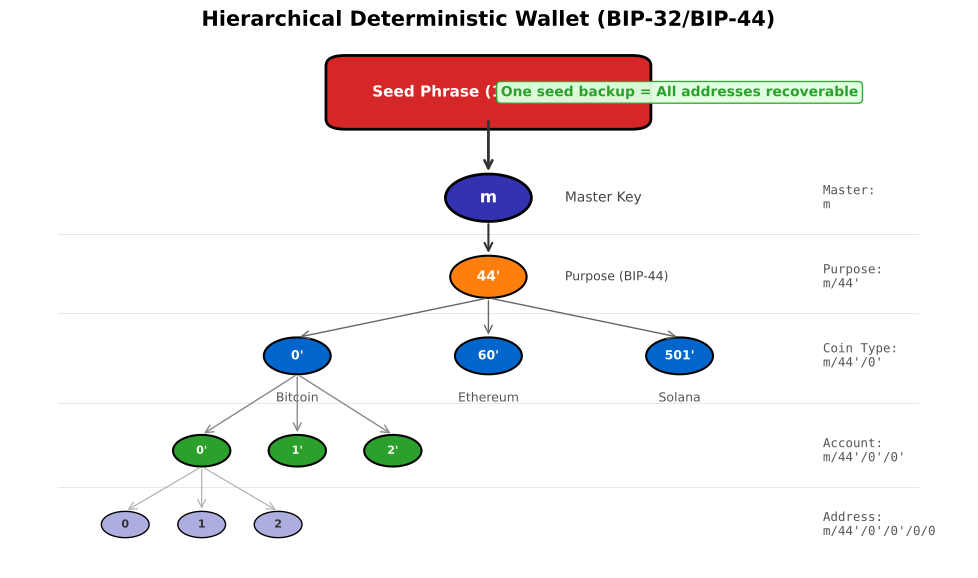

This chart was generated by the following Python code:
"""
Hierarchical Deterministic Wallet Structure
Shows the BIP-32 key derivation tree
"""

import matplotlib.pyplot as plt
import matplotlib.patches as patches
from matplotlib.patches import FancyBboxPatch, Circle
import numpy as np
from pathlib import Path

CHART_METADATA = {
    'title': 'HD Wallet Tree Structure',
    'url': 'https://github.com/Digital-AI-Finance/Blockchain_Crypto/tree/main/Module_A_Blockchain_Foundations/L05_Public_Key_Cryptography/charts/05_hd_wallet_tree'
}

plt.rcParams.update({
    'font.size': 14,
    'axes.labelsize': 14,
    'axes.titlesize': 16,
    'xtick.labelsize': 12,
    'ytick.labelsize': 12,
    'legend.fontsize': 12,
    'figure.figsize': (10, 6),
    'figure.dpi': 150
})

MLPURPLE = '#3333B2'
MLBLUE = '#0066CC'
MLORANGE = '#FF7F0E'
MLGREEN = '#2CA02C'
MLRED = '#D62728'
MLLAVENDER = '#ADADE0'

fig, ax = plt.subplots(figsize=(10, 6))

# Master seed at top
seed_box = FancyBboxPatch((0.35, 0.85), 0.30, 0.10,
                           boxstyle="round,pad=0.02", facecolor=MLRED,
                           edgecolor='black', linewidth=2)
ax.add_patch(seed_box)
ax.text(0.5, 0.90, 'Seed Phrase (12-24 words)', ha='center', va='center',
        fontsize=11, fontweight='bold', color='white')

# Master key
master_y = 0.70
ax.add_patch(Circle((0.5, master_y), 0.045, facecolor=MLPURPLE, edgecolor='black', linewidth=2))
ax.text(0.5, master_y, 'm', ha='center', va='center', fontsize=12, fontweight='bold', color='white')
ax.text(0.58, master_y, "Master Key", ha='left', va='center', fontsize=10, color='#444')

# Arrow from seed to master
ax.annotate('', xy=(0.5, master_y + 0.045), xytext=(0.5, 0.85),
            arrowprops=dict(arrowstyle='->', color='#333', lw=2))

# Purpose level (44')
purpose_y = 0.55
ax.add_patch(Circle((0.5, purpose_y), 0.04, facecolor=MLORANGE, edgecolor='black', linewidth=1.5))
ax.text(0.5, purpose_y, "44'", ha='center', va='center', fontsize=10, fontweight='bold', color='white')
ax.text(0.58, purpose_y, "Purpose (BIP-44)", ha='left', va='center', fontsize=9, color='#444')

ax.annotate('', xy=(0.5, purpose_y + 0.04), xytext=(0.5, master_y - 0.045),
            arrowprops=dict(arrowstyle='->', color='#333', lw=1.5))

# Coin type level
coin_y = 0.40
coin_positions = [0.30, 0.50, 0.70]
coin_labels = ["0'", "60'", "501'"]
coin_names = ['Bitcoin', 'Ethereum', 'Solana']

for x, label, name in zip(coin_positions, coin_labels, coin_names):
    ax.add_patch(Circle((x, coin_y), 0.035, facecolor=MLBLUE, edgecolor='black', linewidth=1.5))
    ax.text(x, coin_y, label, ha='center', va='center', fontsize=9, fontweight='bold', color='white')
    ax.text(x, coin_y - 0.08, name, ha='center', va='center', fontsize=9, color='#555')

    # Arrow from purpose
    ax.annotate('', xy=(x, coin_y + 0.035), xytext=(0.5, purpose_y - 0.04),
                arrowprops=dict(arrowstyle='->', color='#666', lw=1))

# Account level (only for Bitcoin branch)
account_y = 0.22
account_positions = [0.20, 0.30, 0.40]
account_labels = ["0'", "1'", "2'"]

for x, label in zip(account_positions, account_labels):
    ax.add_patch(Circle((x, account_y), 0.03, facecolor=MLGREEN, edgecolor='black', linewidth=1.5))
    ax.text(x, account_y, label, ha='center', va='center', fontsize=8, fontweight='bold', color='white')

    ax.annotate('', xy=(x, account_y + 0.03), xytext=(0.30, coin_y - 0.035),
                arrowprops=dict(arrowstyle='->', color='#888', lw=1))

# Address level (only for first account)
addr_y = 0.08
addr_positions = [0.12, 0.20, 0.28]
addr_labels = ['0', '1', '2']

for x, label in zip(addr_positions, addr_labels):
    ax.add_patch(Circle((x, addr_y), 0.025, facecolor=MLLAVENDER, edgecolor='black', linewidth=1))
    ax.text(x, addr_y, label, ha='center', va='center', fontsize=8, fontweight='bold', color='#333')

    ax.annotate('', xy=(x, addr_y + 0.025), xytext=(0.20, account_y - 0.03),
                arrowprops=dict(arrowstyle='->', color='#aaa', lw=0.8))

# Labels on right side
labels = [
    (0.85, 0.70, 'Master', 'm'),
    (0.85, 0.55, 'Purpose', "m/44'"),
    (0.85, 0.40, 'Coin Type', "m/44'/0'"),
    (0.85, 0.22, 'Account', "m/44'/0'/0'"),
    (0.85, 0.08, 'Address', "m/44'/0'/0'/0/0"),
]

for x, y, label, path in labels:
    ax.text(x, y, f'{label}:\n{path}', ha='left', va='center', fontsize=9,
            color='#555', family='monospace')

# Level lines
for y in [0.63, 0.48, 0.31, 0.15]:
    ax.axhline(y=y, xmin=0.05, xmax=0.95, color='#ddd', linestyle='-', linewidth=0.5)

# Key insight
insight_text = 'One seed backup = All addresses recoverable'
props = dict(boxstyle='round,pad=0.3', facecolor='#E0FFE0', edgecolor=MLGREEN, alpha=0.95)
ax.text(0.70, 0.90, insight_text, ha='center', va='center', fontsize=10,
        fontweight='bold', bbox=props, color=MLGREEN)

ax.set_xlim(0, 1)
ax.set_ylim(0, 1)
ax.axis('off')

plt.title('Hierarchical Deterministic Wallet (BIP-32/BIP-44)', fontweight='bold', fontsize=15, pad=10)
plt.tight_layout()

output_path = Path(__file__).parent / 'chart.pdf'
plt.savefig(output_path, bbox_inches='tight', dpi=300)
print(f"Chart saved to: {output_path.absolute()}")
plt.close()
